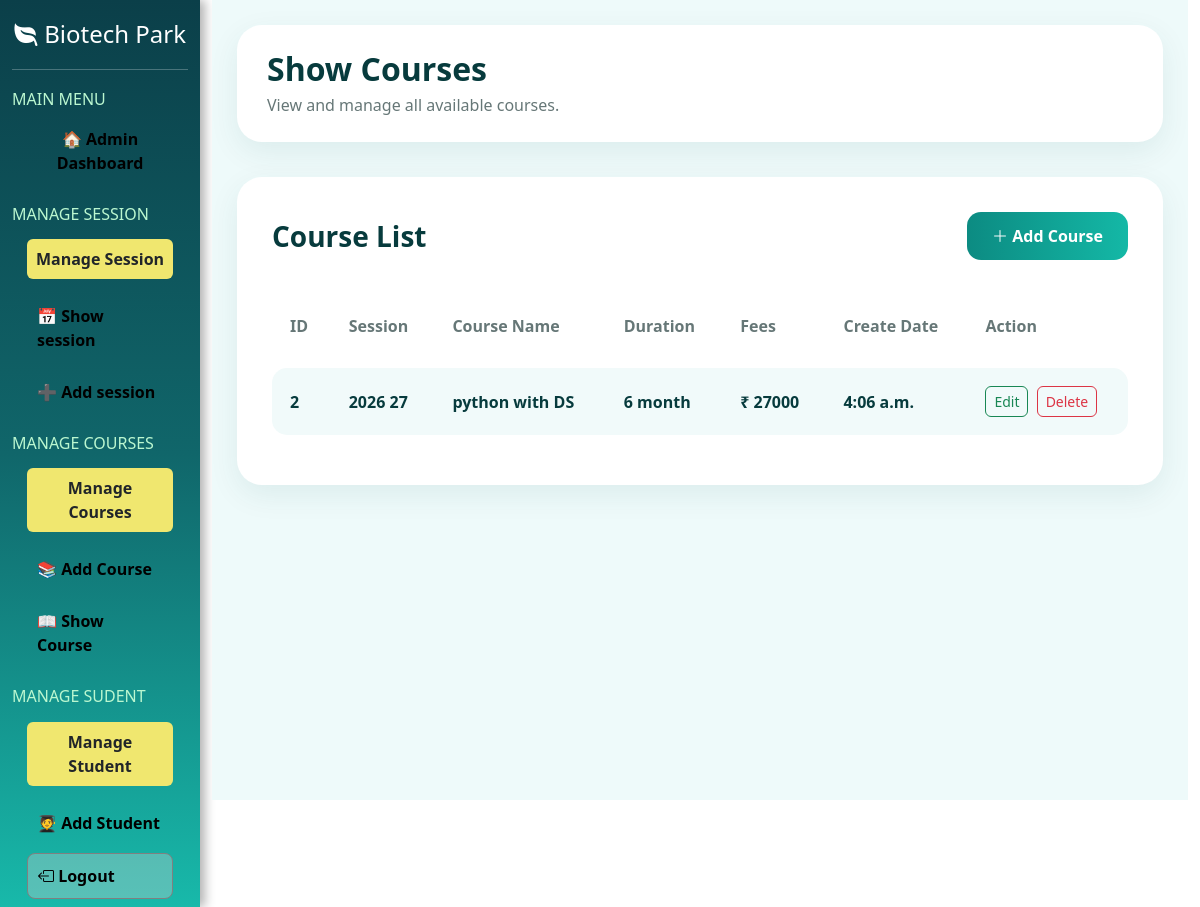
Before: /showcourse/ with the older database file.
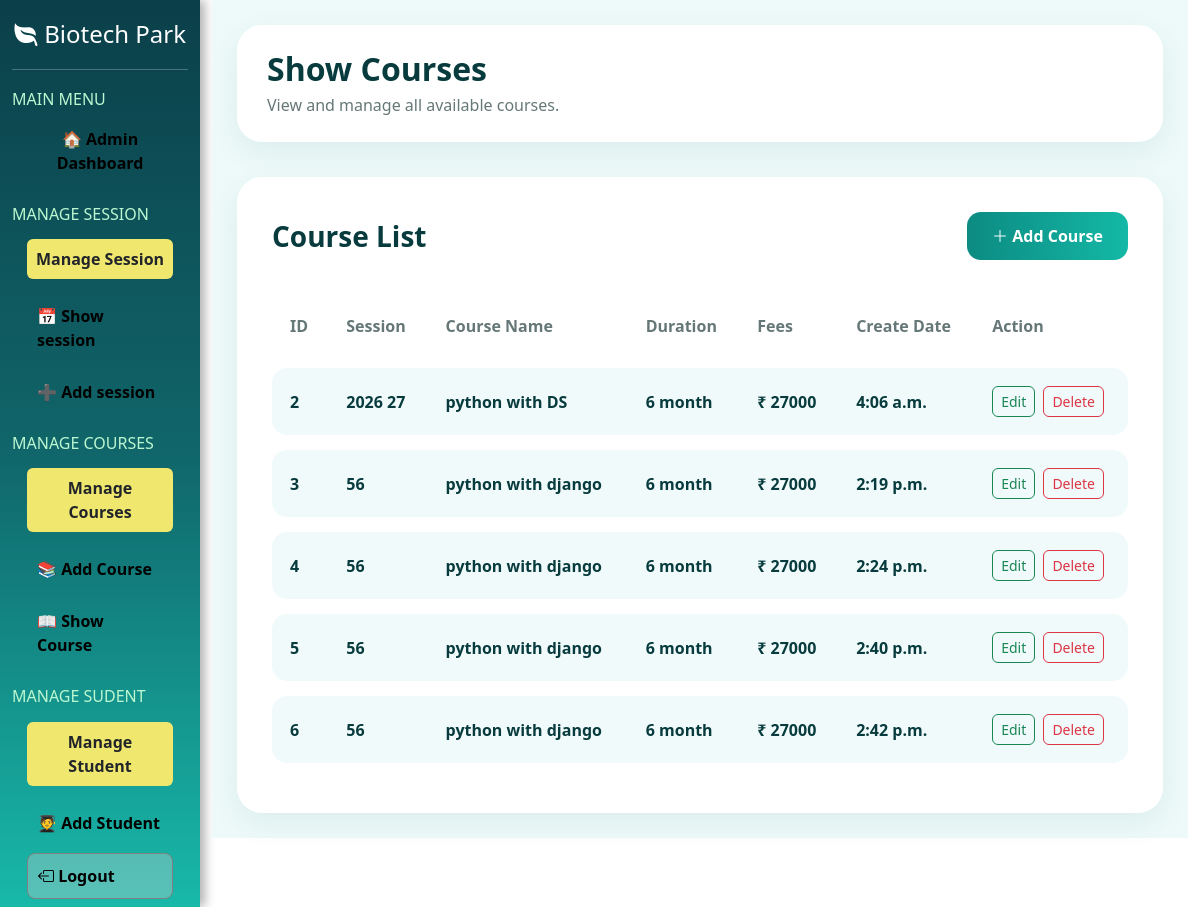
After: the same page with the newer database file.
### myapp/models.py (models this page shows)
class tbl_course(models.Model):
    id=models.IntegerField(primary_key=True,auto_created=True)
    session_name=models.CharField(max_length=20)
    course_name=models.CharField(max_length=200)
    duration=models.CharField(max_length=20)
    fees=models.IntegerField()
    create_at=models.TimeField()

### myapp/views.py (the view)
# urls.py: path('showcourse/',showcourse,name='showcourse'),
def showcourse(request):
    ab=tbl_course.objects.all()
    return render(request, 'admin/showcourse.html', {'ab':ab})

### myapp/templates/admin/showcourse.html (shortened to what this page needs)
{% extends 'admin/adminlayout.html' %}
{% block admin %}
<div class="course-page">
    <div class="page-header">
        <h2>Show Courses</h2>
        <p>View and manage all available courses.</p>
    </div>
    <div class="course-card">
        <div class="d-flex justify-content-between align-items-center mb-4">
            <h3 class="course-title">
                Course List
            </h3>
            <a href="{% url 'addcourse' %}" class="add-course-btn">
                <i class="bi bi-plus-lg"></i>
                Add Course
            </a>
        </div>
        <div class="table-responsive">
            <table class="table custom-table">
                <thead>
                    <tr>
                        <th>ID</th>
                        <th>Session</th>
                        <th>Course Name</th>
                        <th>Duration</th>
                        <th>Fees</th>
                        <th>Create Date</th>
                        <th>Action</th>
                    </tr>
                </thead>
                <tbody>
                    {% for i in ab %}
                    <tr>
                        <td>{{ i.id }}</td>
                        <td>{{ i.session_name }}</td>
                        <td>{{ i.course_name }}</td>
                        <td>{{ i.duration }}</td>
                        <td>
                            ₹ {{ i.fees }}
                        </td>
                        <td>{{ i.create_at }}</td>
                        <td>
                            <a href="{% url 'editcourse' i.id %}"
                               class="btn btn-outline-success btn-sm edit-btn me-1">
                                Edit
                            </a>
                            <a href="{% url 'deletecourse' i.id %}"
                               class="btn btn-outline-danger btn-sm delete-btn">
                                Delete
                            </a>
                        </td>
                    </tr>
                    {% empty %}
                    <tr>
                        <td colspan="7" class="text-center">
                            No Courses Found
                        </td>
                    </tr>
                    {% endfor %}
                </tbody>
            </table>
        </div>
    </div>
</div>
{% endblock %}

### myapp/templates/admin/adminlayout.html (shortened to what this page needs)
<!doctype html>
<html lang="en">
<head>
    <link href="https://cdn.jsdelivr.net/npm/bootstrap@5.3.8/dist/css/bootstrap.min.css" rel="stylesheet"
>
    <link rel="stylesheet"
        href="https://cdnjs.cloudflare.com/ajax/libs/bootstrap-icons/1.13.1/font/bootstrap-icons.min.css"
 />
</head>
<body>
    <div class="container-fluid">
        <div class="row">
            <div class="col-sm-2 h">
                <h4><i class="bi bi-leaf-fill"></i> Biotech Park</h4>
                <hr class="text-white mt-0">
                <h6 class="h6-menu">MAIN MENU</h6>
                <p class="text-white fw-bold text-center"><a href="{% url 'dashboard' %}" style="margin-top: 20px;">🏠
                        Admin Dashboard</a>
                </p>
                <h6 class="h6-menu">MANAGE SESSION</h6>
                <p id="heading">Manage Session</p>
                <p class=" menu"><a href="{% url 'showsession' %}">📅 Show session</a></p>
                <p class="menu"><a href="{% url 'addsession' %}">➕ Add session</a></p>
                <h6 class="h6-menu">MANAGE COURSES</h6>
                <p id="heading">Manage Courses</p>
                <p class=" menu"><a href="{% url 'addcourse' %}">📚 Add Course</a></p>
                <p class=" menu"><a href="{% url 'showcourse' %}">📖 Show Course</a></p>
                  <h6 class="h6-menu">MANAGE SUDENT</h6>
                  <p id="heading">Manage Student</p>
                <p class="menu"><a href="{% url 'addstudent' %}">🧑‍🎓 Add Student</a></p>
                <p class="menu" style="border: 1px solid gray; background-color: rgba(211, 211, 211, 0.341);"><a
                        href="{% url 'logout' %}"><i class="bi bi-box-arrow-left"></i> Logout</a></p>
            </div>
            <div class="col-sm-10  ">
                {% block admin %}
                {% endblock %}
            </div>
        </div>
    </div>
</body>
</html>

### myapp/templates/admin/adminlayout.html (style rules this page uses)
.h { min-height: 100vh; }
.h:first-child { background: linear-gradient(180deg, #0b3f49 0%, #10666a 50%, #18b9aa 100%); box-shadow: 5px 0 10px rgba(0, 0, 0, .3); }
.h h4 { color: white; text-align: center; padding: 20px 0; margin: 0; font-size: 24px; }
.h p { padding: 10px; border-radius: 8px; }
a { text-decoration: none; color: black; }
#heading { background: rgb(240, 231, 111); padding: 8px; text-align: center; font-weight: bold; border-radius: 6px; margin: 15px; }
.menu { padding: 12px; border-radius: 8px; margin: 8px 15px; transition: 0.3s; }
.menu a { color: black; text-decoration: none; font-weight: bold; display: block; }
.h6-menu { color: #BBF7D0; margin-top: 20px; }

### myapp/templates/admin/showcourse.html (style rules this page uses)
.course-page { min-height: 100vh; background: #eefafa; padding: 25px; }
.page-header { background: white; padding: 25px 30px; border-radius: 25px; box-shadow: 0 10px 30px rgba(0, 80, 80, 0.08); margin-bottom: 35px; }
.page-header h2 { color: #073b3d; font-weight: 800; margin-bottom: 5px; }
.page-header p { color: #667777; margin: 0; }
.course-card { background: white; border-radius: 25px; padding: 35px; box-shadow: 0 10px 30px rgba(0, 80, 80, 0.08); }
.course-title { color: #073b3d; font-weight: 800; margin: 0; }
.add-course-btn { display: inline-block; background: linear-gradient(90deg, #0c8b82, #14b8a6); color: white; padding: 12px 25px; border-radius: 14px; text-decoration: none; font-weight: bold; transition: 0.3s; }
.custom-table { border-collapse: separate; border-spacing: 0 15px; margin-bottom: 0; }
.custom-table thead th { border: none; color: #667777; background: transparent; padding: 15px 18px; white-space: nowrap; }
.custom-table tbody td { background: #f1fafa; border: none; padding: 18px; vertical-align: middle; font-weight: 600; color: #073b3d; white-space: nowrap; }
.custom-table tbody td:first-child { border-radius: 15px 0 0 15px; }
.custom-table tbody td:last-child { border-radius: 0 15px 15px 0; }
.edit-btn, .delete-btn { border-radius: 6px; }

Changed rows visible on the page:
added tbl_course: id "3", session_name "56", course_name "python with django", duration "6 month", fees "27000", create_at "2:19 p.m."
added tbl_course: id "4", session_name "56", course_name "python with django", duration "6 month", fees "27000", create_at "2:24 p.m."
added tbl_course: id "5", session_name "56", course_name "python with django", duration "6 month", fees "27000", create_at "2:40 p.m."
added tbl_course: id "6", session_name "56", course_name "python with django", duration "6 month", fees "27000", create_at "2:42 p.m."
